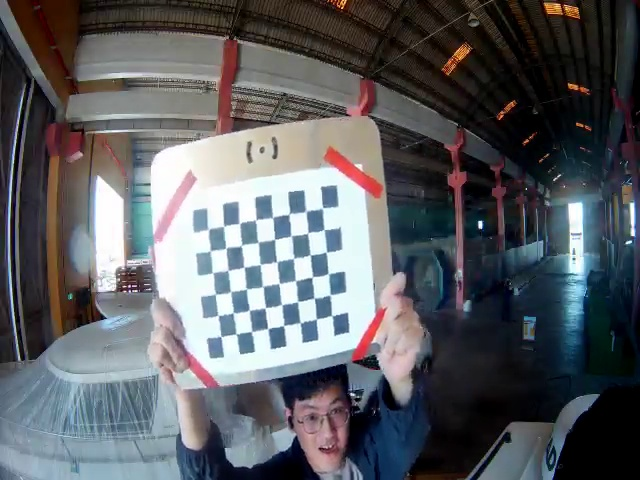
#> input picture catkin_ws/src/image_processing/src/fisheye_source_GJS/cali_fisheye_left/1.png, 640 x 480 px; its folder holds 4 pictures in this run
$ python fisheye_calibrate.py
#> lines starting #> are read from the running program, lines starting #| are printed output that depends on the picture; after the words box and inside, x2 and y2 are one past the last pixel; in counts of white or black regions, pixels touching at a corner belong together
import numpy as np
import cv2
import glob
import sys
import os

# 設定棋盤格內角點的尺寸 (橫向, 縱向)
CHECKERBOARD = (8, 6)
# 定義角點搜尋的終止條件
criteria = (cv2.TERM_CRITERIA_EPS + cv2.TERM_CRITERIA_MAX_ITER, 30, 0.001)

# 準備棋盤格的三維座標 (例如 (0,0,0), (1,0,0), ..., (3,2,0))
objp = np.zeros((1, CHECKERBOARD[0] * CHECKERBOARD[1], 3), np.float32)
# objp[0, :, :2] = np.mgrid[0:CHECKERBOARD[0], 0:CHECKERBOARD[1]].T.reshape(-1, 2)

square_size = 25  # mm
objp[0, :, :2] = np.mgrid[0:CHECKERBOARD[0], 0:CHECKERBOARD[1]].T.reshape(-1, 2) * square_size

# 儲存所有圖片的3D點與對應的2D角點
_objpoints = []  # 每張圖片對應的3D棋盤格點
_imgpoints = []  # 每張圖片中檢測到的2D角點

# 讀取所有校正圖片（請確認圖片路徑正確）
images = glob.glob('cali_fisheye_left/*.png')
# images = glob.glob('cali_fisheye_mid/*.png')
# images = glob.glob('cali_fisheye_right/*.png')
if not images:
    print("錯誤：找不到 fisheye_source 資料夾下的 jpg 圖片")
    sys.exit(1)

print("讀取到 %d 張圖片" % len(images))

# 處理每張圖片
for fname in images:
    img = cv2.imread(fname)
#> img is the input picture: shape (480, 640, 3); mean B, G, R 97.9, 93.9, 91.7
    if img is None:
        print("無法讀取圖片：", fname)
        continue

    gray = cv2.cvtColor(img, cv2.COLOR_BGR2GRAY)
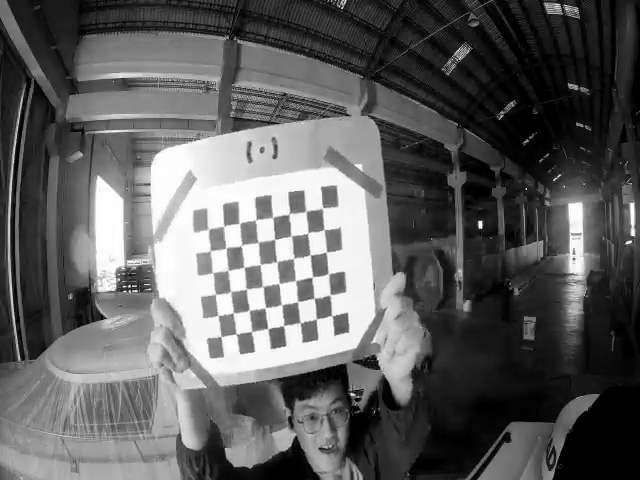
#> gray: shape (480, 640); min 0, max 255, mean 93.7

    # 尋找棋盤格角點
    ret, corners = cv2.findChessboardCorners(
        gray, CHECKERBOARD,
        cv2.CALIB_CB_ADAPTIVE_THRESH + cv2.CALIB_CB_FAST_CHECK + cv2.CALIB_CB_NORMALIZE_IMAGE
    )
#> ret = True; corners = 48 rows, first 8: [209, 230.2], [223.9, 226.3], [239.8, 223.7], [255.9, 220], [272.8, 218.3], [288.4, 215.1], [304.8, 210.8], [323.1, 207.6]

    if ret:
        print("成功在圖片 {} 中找到棋盤格角點".format(fname))
        _objpoints.append(objp)
        # 進一步優化角點位置
        corners2 = cv2.cornerSubPix(gray, corners, (3, 3), (-1, -1), criteria)
#> corners2 = 48 rows, first 8: [208.7, 229.4], [223.8, 226.4], [239.5, 223.5], [255.6, 219.8], [272.5, 217.6], [288.8, 214.3], [305.8, 211.2], [322.6, 207.8]
        _imgpoints.append(corners2)

        # 繪製角點並顯示
        cv2.drawChessboardCorners(img, CHECKERBOARD, corners2, ret)
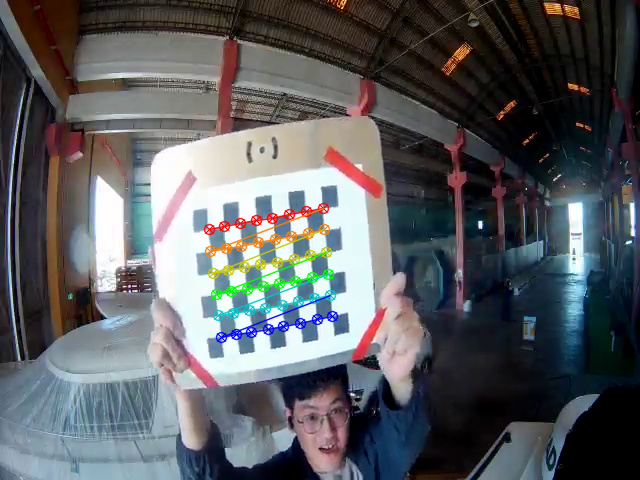
#> img: shape (480, 640, 3); 2.35% of pixels changed, all inside (x1, y1, x2, y2) = (203, 202, 339, 344)
        cv2.imshow('img', img)
        cv2.waitKey(500)
    else:
        print("在圖片 {} 中未找到棋盤格角點".format(fname))
#> pass 2 of the loop `for fname in images:`:
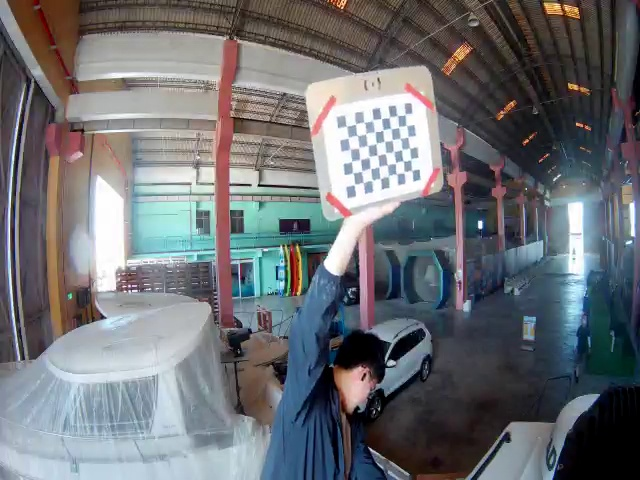
#> input picture catkin_ws/src/image_processing/src/fisheye_source_GJS/cali_fisheye_left/102.png, 640 x 480 px
#> img is the input picture: shape (480, 640, 3); mean B, G, R 115.5, 111.3, 108.8
#> `gray = cv2.cvtColor(img, cv2.COLOR_BGR2GRAY)`:
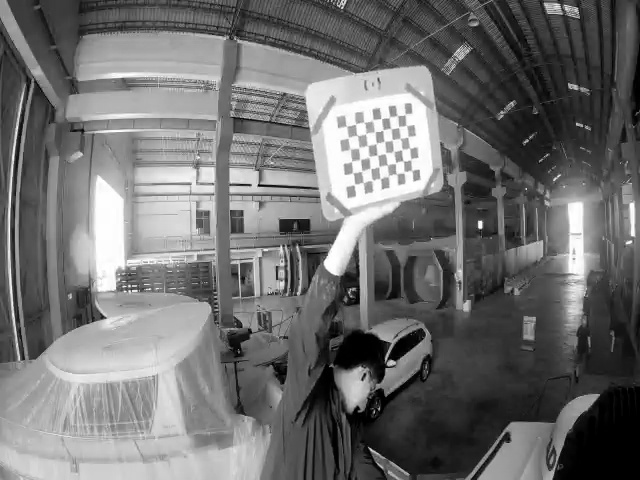
#> gray: shape (480, 640); min 0, max 255, mean 111
#> corners = 48 rows, first 8: [346.6, 126.2], [355.4, 124.3], [363.8, 121.8], [374, 121.5], [381.2, 118.6], [388.6, 118.3], [397.3, 115.6], [405.1, 114.5]
#> corners2 = 48 rows, first 8: [346.4, 126.1], [355.6, 124], [364.1, 122.3], [372.8, 119.7], [381.3, 118.6], [389.3, 117.4], [397.3, 115.5], [405.3, 114.3]
#> `cv2.drawChessboardCorners(img, CHECKERBOARD, corners2, ret)`:
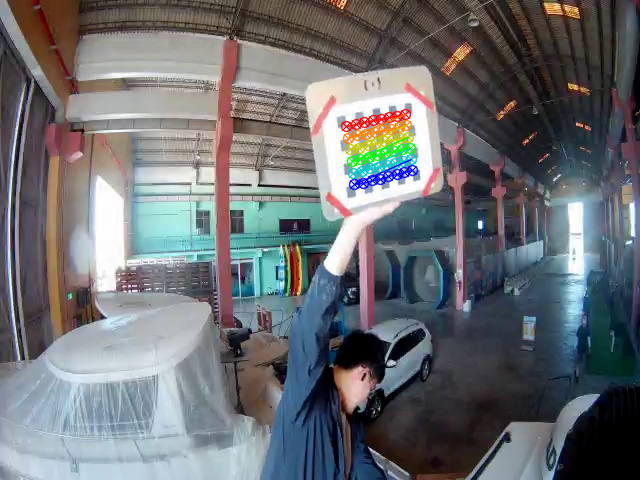
#> img: shape (480, 640, 3); 1.45% of pixels changed, all inside (x1, y1, x2, y2) = (340, 108, 419, 191)
#> pass 3 of the loop `for fname in images:`:
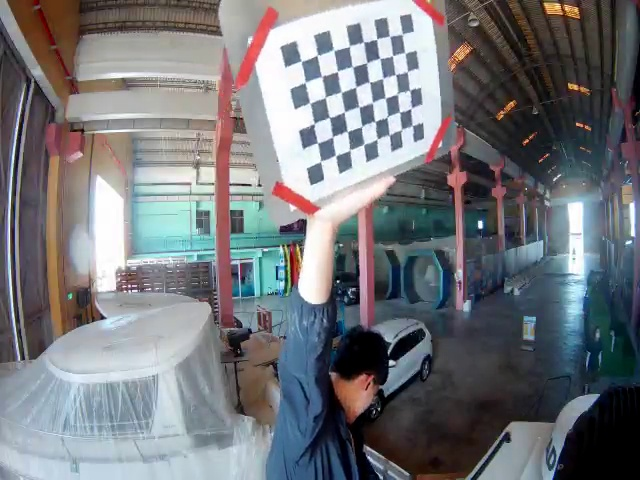
#> input picture catkin_ws/src/image_processing/src/fisheye_source_GJS/cali_fisheye_left/108.png, 640 x 480 px
#> img is the input picture: shape (480, 640, 3); mean B, G, R 122, 117.6, 115.6
#> `gray = cv2.cvtColor(img, cv2.COLOR_BGR2GRAY)`:
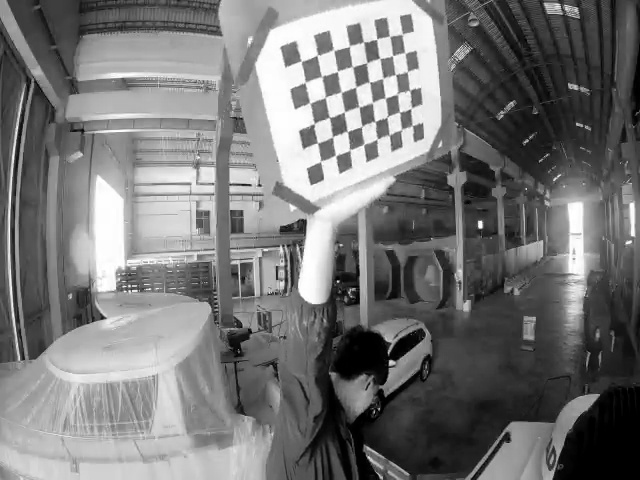
#> gray: shape (480, 640); min 0, max 255, mean 117.5
#> corners = 48 rows, first 8: [301.5, 61.27], [317.3, 54.95], [333.2, 49.76], [349.7, 45.9], [363.5, 41.68], [376.6, 39.32], [389.6, 36.31], [402.3, 34.5]
#> corners2 = 48 rows, first 8: [301.4, 61.21], [317.4, 54.93], [333.5, 50.14], [349.6, 45.86], [363.5, 41.76], [376.6, 39.3], [389.6, 36.32], [402.4, 34.39]
#> `cv2.drawChessboardCorners(img, CHECKERBOARD, corners2, ret)`:
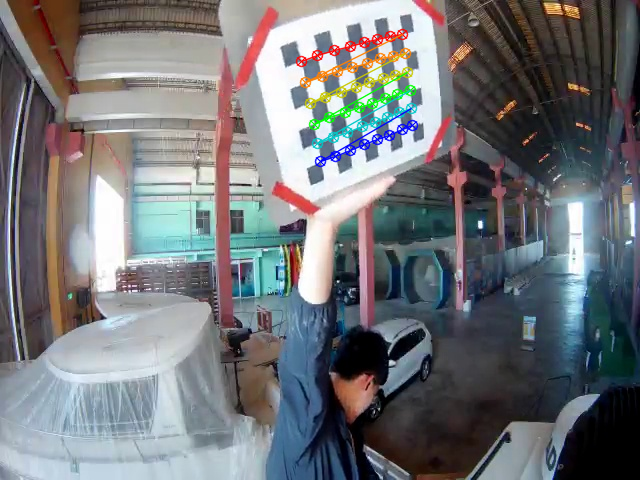
#> img: shape (480, 640, 3); 2.19% of pixels changed, all inside (x1, y1, x2, y2) = (295, 28, 419, 168)
#> the loop made 4 passes; the first 3 are shown

cv2.destroyAllWindows()

print("總共成功檢測到 %d 張圖片的角點" % len(_objpoints))
if len(_objpoints) == 0:
    print("錯誤：沒有檢測到任何棋盤格角點，請檢查圖片內容與 CHECKERBOARD 設定")
    sys.exit(1)

# 初始化魚眼相機標定所需參數
N_OK = len(_objpoints)
K = np.zeros((3, 3))
D = np.zeros((4, 1))
rvecs = [np.zeros((1, 1, 3), dtype=np.float64) for _ in range(N_OK)]
tvecs = [np.zeros((1, 1, 3), dtype=np.float64) for _ in range(N_OK)]

# 進行魚眼相機標定
try:
    rms, K, D, rvecs, tvecs = cv2.fisheye.calibrate(
        _objpoints,
        _imgpoints,
        gray.shape[::-1],
        K,
        D,
        rvecs,
        tvecs,
        cv2.fisheye.CALIB_RECOMPUTE_EXTRINSIC,
        criteria
    )
except cv2.error as e:
    print("OpenCV 魚眼標定時發生錯誤:")
    print(e)
    sys.exit(1)

print("標定重投影誤差 (RMS):", rms)
print("相機內參矩陣 K:")
# print(K)
# Add "," to all elements in K
def format_matrix(matrix):
    return np.array2string(matrix, separator=", ")
K_str = format_matrix(K)
print(K_str)
print("魚眼畸變參數 D (k1, k2, k3, k4):")
# print(D)
D_str = format_matrix(D)
print(D_str)

# 提取焦距 (單位：像素)
fx = K[0, 0]
fy = K[1, 1]
print("焦距 fx:", fx)
print("焦距 fy:", fy)

# 決定存檔路徑：和校正圖片同資料夾
output_folder = os.path.dirname(images[0])
output_path = os.path.join(output_folder, "fisheye_calib_result.txt")

with open(output_path, "w", encoding="utf-8") as f:
    f.write("魚眼相機標定結果\n")
    f.write("====================\n")
    f.write(f"標定重投影誤差 (RMS): {rms:.6f}\n\n")
    f.write("相機內參矩陣 K:\n")
    f.write(K_str + "\n\n")
    f.write("魚眼畸變參數 D (k1, k2, k3, k4):\n")
    f.write(D_str + "\n\n")
    f.write(f"焦距 fx: {fx:.6f}\n")
    f.write(f"焦距 fy: {fy:.6f}\n")
    f.write("====================\n")

print(f"\n結果已寫入 {output_path}")
